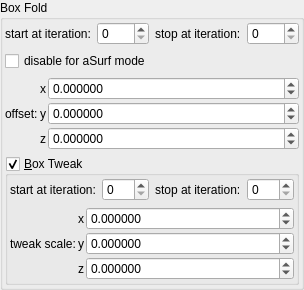
    <widget class="QGroupBox" name="groupBox">
     <property name="title">
      <string>Box Fold</string>
     </property>
     <layout class="QVBoxLayout" name="verticalLayout_4">
      <property name="leftMargin">
       <number>2</number>
      </property>
      <property name="topMargin">
       <number>2</number>
      </property>
      <property name="rightMargin">
       <number>2</number>
      </property>
      <property name="bottomMargin">
       <number>2</number>
      </property>
      <item>
       <layout class="QHBoxLayout" name="horizontalLayout_27" stretch="0,1,0,1">
        <item>
         <widget class="QLabel" name="label_112">
          <property name="text">
           <string>start at iteration:</string>
          </property>
         </widget>
        </item>
        <item>
         <widget class="MySpinBox" name="spinboxInt_transf_start_iterations_B">
          <property name="sizePolicy">
           <sizepolicy hsizetype="Minimum" vsizetype="Maximum">
            <horstretch>0</horstretch>
            <verstretch>0</verstretch>
           </sizepolicy>
          </property>
          <property name="minimum">
           <number>0</number>
          </property>
          <property name="maximum">
           <number>999</number>
          </property>
          <property name="value">
           <number>0</number>
          </property>
         </widget>
        </item>
        <item>
         <widget class="QLabel" name="label_80">
          <property name="text">
           <string>stop at iteration:</string>
          </property>
         </widget>
        </item>
        <item>
         <widget class="MySpinBox" name="spinboxInt_transf_stop_iterations_B">
          <property name="sizePolicy">
           <sizepolicy hsizetype="Preferred" vsizetype="Maximum">
            <horstretch>0</horstretch>
            <verstretch>0</verstretch>
           </sizepolicy>
          </property>
          <property name="maximum">
           <number>999</number>
          </property>
         </widget>
        </item>
       </layout>
      </item>
      <item>
       <widget class="MyCheckBox" name="checkBox_transf_function_enabled">
        <property name="text">
         <string notr="true">disable for aSurf mode</string>
        </property>
       </widget>
      </item>
      <item>
       <layout class="QGridLayout" name="gridLayout_6" columnstretch="0,0,1">
        <property name="spacing">
         <number>2</number>
        </property>
        <item row="2" column="1">
         <widget class="QLabel" name="label_34">
          <property name="text">
           <string notr="true">z</string>
          </property>
         </widget>
        </item>
        <item row="0" column="1">
         <widget class="QLabel" name="label_35">
          <property name="text">
           <string notr="true">x</string>
          </property>
         </widget>
        </item>
        <item row="1" column="1">
         <widget class="QLabel" name="label_36">
          <property name="text">
           <string notr="true">y</string>
          </property>
         </widget>
        </item>
        <item row="1" column="0">
         <widget class="QLabel" name="label_38">
          <property name="text">
           <string>offset:</string>
          </property>
         </widget>
        </item>
        <item row="0" column="2">
         <widget class="MyDoubleSpinBox" name="spinbox3_transf_addition_constant_111_x">
          <property name="sizePolicy">
           <sizepolicy hsizetype="Minimum" vsizetype="Maximum">
            <horstretch>0</horstretch>
            <verstretch>0</verstretch>
           </sizepolicy>
          </property>
          <property name="prefix">
           <string/>
          </property>
          <property name="decimals">
           <number>6</number>
          </property>
          <property name="minimum">
           <double>-99.989999999999995</double>
          </property>
          <property name="singleStep">
           <double>0.100000000000000</double>
          </property>
         </widget>
        </item>
        <item row="1" column="2">
         <widget class="MyDoubleSpinBox" name="spinbox3_transf_addition_constant_111_y">
          <property name="sizePolicy">
           <sizepolicy hsizetype="Minimum" vsizetype="Maximum">
            <horstretch>0</horstretch>
            <verstretch>0</verstretch>
           </sizepolicy>
          </property>
          <property name="decimals">
           <number>6</number>
          </property>
          <property name="minimum">
           <double>-99.989999999999995</double>
          </property>
          <property name="maximum">
           <double>99.989999999999995</double>
          </property>
          <property name="singleStep">
           <double>0.100000000000000</double>
          </property>
         </widget>
        </item>
        <item row="2" column="2">
         <widget class="MyDoubleSpinBox" name="spinbox3_transf_addition_constant_111_z">
          <property name="sizePolicy">
           <sizepolicy hsizetype="Minimum" vsizetype="Maximum">
            <horstretch>0</horstretch>
            <verstretch>0</verstretch>
           </sizepolicy>
          </property>
          <property name="decimals">
           <number>6</number>
          </property>
          <property name="minimum">
           <double>-99.989999999999995</double>
          </property>
          <property name="maximum">
           <double>99.989999999999995</double>
          </property>
          <property name="singleStep">
           <double>0.100000000000000</double>
          </property>
         </widget>
        </item>
       </layout>
      </item>
      <item>
       <widget class="MyGroupBox" name="groupCheck_transf_function_enabled_false">
        <property name="font">
         <font>
          <weight>50</weight>
          <bold>false</bold>
         </font>
        </property>
        <property name="title">
         <string>&amp;Box Tweak</string>
        </property>
        <property name="checkable">
         <bool>true</bool>
        </property>
        <layout class="QVBoxLayout" name="verticalLayout_3">
         <property name="leftMargin">
          <number>2</number>
         </property>
         <property name="topMargin">
          <number>2</number>
         </property>
         <property name="rightMargin">
          <number>2</number>
         </property>
         <property name="bottomMargin">
          <number>2</number>
         </property>
         <item>
          <layout class="QHBoxLayout" name="horizontalLayout_28" stretch="0,1,0,1">
           <item>
            <widget class="QLabel" name="label_122">
             <property name="text">
              <string>start at iteration:</string>
             </property>
            </widget>
           </item>
           <item>
            <widget class="MySpinBox" name="spinboxInt_transf_start_iterations_D">
             <property name="sizePolicy">
              <sizepolicy hsizetype="Minimum" vsizetype="Maximum">
               <horstretch>0</horstretch>
               <verstretch>0</verstretch>
              </sizepolicy>
             </property>
             <property name="minimum">
              <number>0</number>
             </property>
             <property name="maximum">
              <number>999</number>
             </property>
             <property name="value">
              <number>0</number>
             </property>
            </widget>
           </item>
           <item>
            <widget class="QLabel" name="label_81">
             <property name="text">
              <string>stop at iteration:</string>
             </property>
            </widget>
           </item>
           <item>
            <widget class="MySpinBox" name="spinboxInt_transf_stop_iterations_D1">
             <property name="sizePolicy">
              <sizepolicy hsizetype="Preferred" vsizetype="Maximum">
               <horstretch>0</horstretch>
               <verstretch>0</verstretch>
              </sizepolicy>
             </property>
             <property name="maximum">
              <number>999</number>
             </property>
            </widget>
           </item>
          </layout>
         </item>
         <item>
          <layout class="QGridLayout" name="gridLayout_5" columnstretch="0,0,1">
           <property name="spacing">
            <number>2</number>
           </property>
           <item row="2" column="1">
            <widget class="QLabel" name="label_30">
             <property name="text">
              <string notr="true">z</string>
             </property>
            </widget>
           </item>
           <item row="0" column="1">
            <widget class="QLabel" name="label_32">
             <property name="text">
              <string notr="true">x</string>
             </property>
            </widget>
           </item>
           <item row="1" column="1">
            <widget class="QLabel" name="label_33">
             <property name="text">
              <string notr="true">y</string>
             </property>
            </widget>
           </item>
           <item row="1" column="0">
            <widget class="QLabel" name="label_37">
             <property name="text">
              <string>tweak scale:</string>
             </property>
            </widget>
           </item>
           <item row="0" column="2">
            <widget class="MyDoubleSpinBox" name="spinbox3_transf_scale3D_000_x">
             <property name="enabled">
              <bool>true</bool>
             </property>
             <property name="sizePolicy">
              <sizepolicy hsizetype="Minimum" vsizetype="Maximum">
               <horstretch>0</horstretch>
               <verstretch>0</verstretch>
              </sizepolicy>
             </property>
             <property name="decimals">
              <number>6</number>
             </property>
             <property name="minimum">
              <double>-99.989999999999995</double>
             </property>
             <property name="maximum">
              <double>99.989999999999995</double>
             </property>
             <property name="singleStep">
              <double>0.100000000000000</double>
             </property>
            </widget>
           </item>
           <item row="1" column="2">
            <widget class="MyDoubleSpinBox" name="spinbox3_transf_scale3D_000_y">
             <property name="enabled">
              <bool>true</bool>
             </property>
             <property name="sizePolicy">
              <sizepolicy hsizetype="Minimum" vsizetype="Maximum">
               <horstretch>0</horstretch>
               <verstretch>0</verstretch>
              </sizepolicy>
             </property>
             <property name="decimals">
              <number>6</number>
             </property>
             <property name="minimum">
              <double>-99.989999999999995</double>
             </property>
             <property name="maximum">
              <double>99.989999999999995</double>
             </property>
             <property name="singleStep">
              <double>0.100000000000000</double>
             </property>
            </widget>
           </item>
           <item row="2" column="2">
            <widget class="MyDoubleSpinBox" name="spinbox3_transf_scale3D_000_z">
             <property name="enabled">
              <bool>true</bool>
             </property>
             <property name="sizePolicy">
              <sizepolicy hsizetype="Minimum" vsizetype="Maximum">
               <horstretch>0</horstretch>
               <verstretch>0</verstretch>
              </sizepolicy>
             </property>
             <property name="decimals">
              <number>6</number>
             </property>
             <property name="minimum">
              <double>-99.989999999999995</double>
             </property>
             <property name="maximum">
              <double>99.989999999999995</double>
             </property>
             <property name="singleStep">
              <double>0.100000000000000</double>
             </property>
            </widget>
           </item>
          </layout>
         </item>
        </layout>
       </widget>
      </item>
     </layout>
    </widget>
